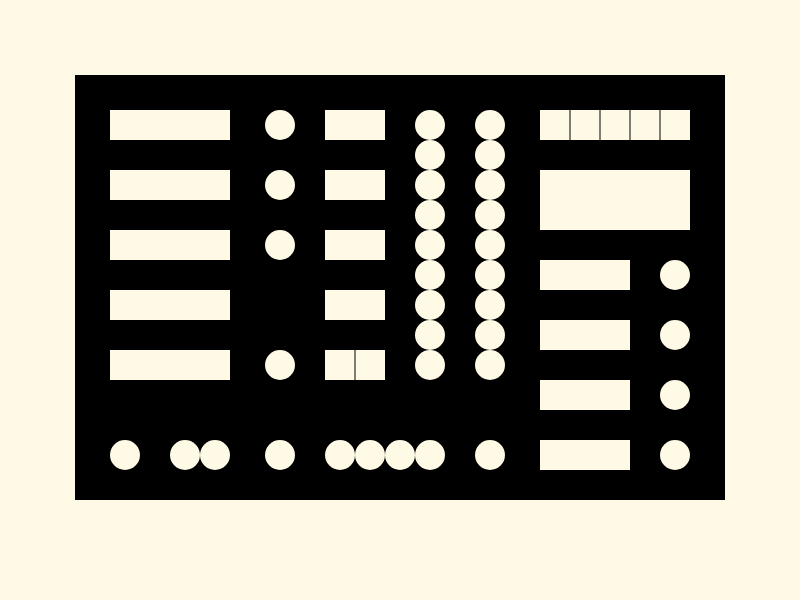
Frame 1 (no input)
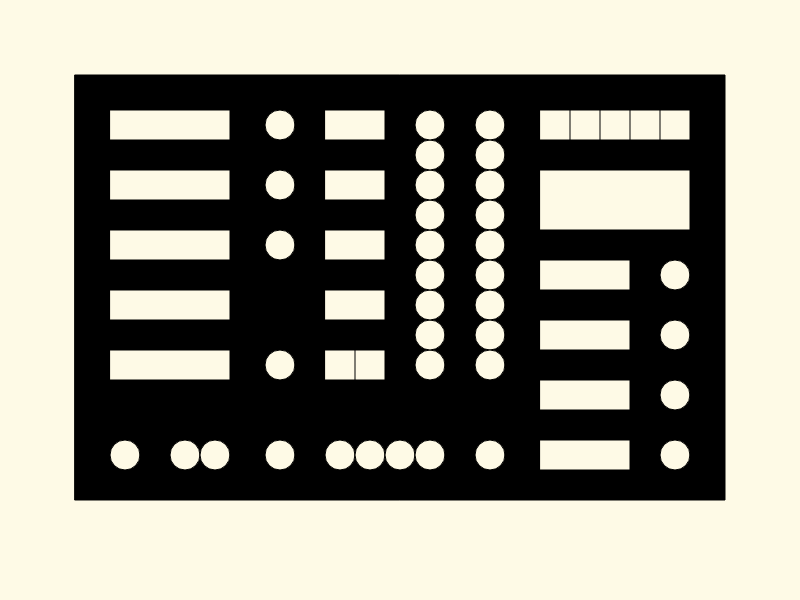
Frame 60 (no input)
Frame 120 (the mouse pressed at the canvas centre since frame 60): identical to frame 60, image omitted

The p5.js sketch that drew these frames (run headless with seeded random() and noise() and a simulated clock; from frame 60 on, the mouse is pressed at the canvas centre):

// p5.js sketch
// ── sketch.js
function setup() {
  createCanvas(800,600);
  
  noStroke();
}

function draw() {
  background(254,250,230);
  fill(0);
  rect(75,75,650,425);
  fill(254,250,230)
  rect(110,110,120,30)
  fill(254,250,230)
  rect(110,170,120,30)
  fill(254,250,230)
  rect(110,230,120,30)
  fill(254,250,230)
  rect(110,290,120,30)
  fill(254,250,230)
  rect(110,350,120,30)
  fill(254,250,230)
  ellipse(125,455,30,30)
  fill(254,250,230)
  ellipse(185,455,30,30)
  fill(254,250,230)
  ellipse(215,455,30,30)
  fill(254,250,230)
  ellipse(280,125,30,30)
  fill(254,250,230)
  ellipse(280,185,30,30)
  fill(254,250,230)
  ellipse(280,245,30,30)
  fill(254,250,230)
  ellipse(280,365,30,30)
  fill(254,250,230)
  ellipse(280,455,30,30)
  fill(254,250,230)
  rect(325,110,60,30)
  fill(254,250,230)
  rect(325,170,60,30)
  fill(254,250,230)
  rect(325,230,60,30)
  fill(254,250,230)
  rect(325,290,60,30)
  fill(254,250,230)
  rect(325,350,60,30)
  fill(254,250,230)
  ellipse(340,455,30,30)
  fill(254,250,230)
  ellipse(370,455,30,30)
  fill(254,250,230)
  ellipse(400,455,30,30)
  fill(254,250,230)
  ellipse(430,455,30,30)
  fill(254,250,230)
  ellipse(430,365,30,30)
  fill(254,250,230)
  ellipse(430,335,30,30)
  fill(254,250,230)
  ellipse(430,305,30,30)
  fill(254,250,230)
  ellipse(430,275,30,30)
  fill(254,250,230)
  ellipse(430,245,30,30)
  fill(254,250,230)
  ellipse(430,215,30,30)
  fill(254,250,230)
  ellipse(430,185,30,30)
  fill(254,250,230)
  ellipse(430,155,30,30)
  fill(254,250,230)
  ellipse(430,125,30,30)
  fill(254,250,230)
  ellipse(490,125,30,30)
  fill(254,250,230)
  ellipse(490,155,30,30)
  fill(254,250,230)
  ellipse(490,185,30,30)
  fill(254,250,230)
  ellipse(490,215,30,30)
  fill(254,250,230)
  ellipse(490,245,30,30)
  fill(254,250,230)
  ellipse(490,275,30,30)
  fill(254,250,230)
  ellipse(490,305,30,30)
  fill(254,250,230)
  ellipse(490,335,30,30)
  fill(254,250,230)
  ellipse(490,365,30,30)
  fill(254,250,230)
  ellipse(490,455,30,30)
  fill(254,250,230)
  rect(540,110,150,30)
  fill(254,250,230)
  rect(540,170,150,60)
  fill(254,250,230)
  rect(540,260,90,30)
  fill(254,250,230)
  ellipse(675,275,30,30)
  fill(254,250,230)
  rect(540,320,90,30)
  fill(254,250,230)
  ellipse(675,335,30,30)
  fill(254,250,230)
  rect(540,380,90,30)
  fill(254,250,230)
  ellipse(675,395,30,30)
  fill(254,250,230)
  rect(540,440,90,30)
  fill(254,250,230)
  ellipse(675,455,30,30)
    stroke(0)
    line(570,110,570,140)
    stroke(0)
    line(600,110,600,140)
    stroke(0)
    line(630,110,630,140)
    stroke(0)
    line(660,110,660,140)
    stroke(0)
    line(355,345,355,385)
    

  
}
